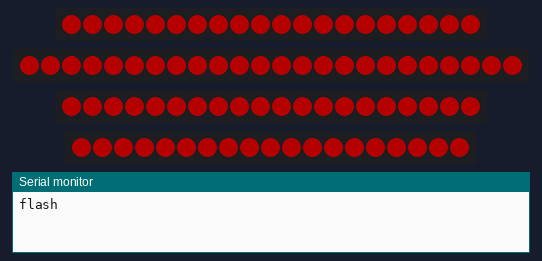
This sketch was run on a simulated Arduino Uno, built with avr-gcc and run on an emulated ATmega328P. On the bench: 2 × 20 RGB LEDs in strip order, left to right, 24 RGB LEDs in strip order, left to right, 19 RGB LEDs in strip order, left to right, the last lines printed to the serial monitor. Dim RGB values are drawn brighter than linear.

Above: at 3.23 s.
At 12.68 s:
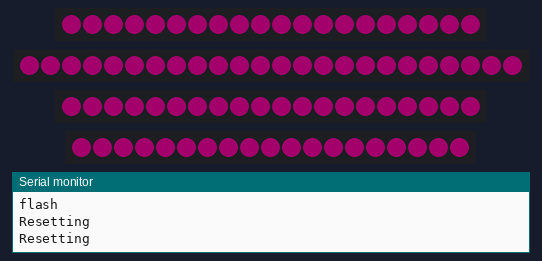
At 15.61 s:
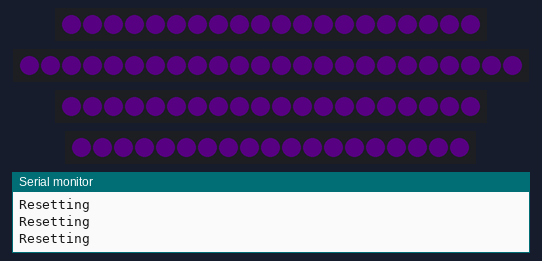
At 28.4 s:
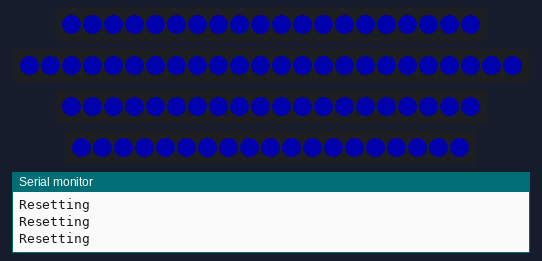

The sketch:

fastledtests.ino
```cpp
#include <FastLED.h>


#define NUM_LEDS_PART_A 20
#define NUM_LEDS_PART_B 24
#define NUM_LEDS_PART_C 20
#define NUM_LEDS_PART_D 19

#define NUM_LEDS (NUM_LEDS_PART_A + NUM_LEDS_PART_B + NUM_LEDS_PART_C + NUM_LEDS_PART_D)

#define BRIGHTNESS      64
CRGB strip1[NUM_LEDS_PART_A + NUM_LEDS_PART_B + NUM_LEDS_PART_C + NUM_LEDS_PART_D];

int n;
int i;
bool ascent;
bool flag;
bool doneBooping;

float timeSinceLastUpdate;
int currentIteration = 0;

void setup() {
  delay(3000);
  FastLED.addLeds<NEOPIXEL, 7>(strip1, 0, NUM_LEDS_PART_A);
  FastLED.addLeds<NEOPIXEL, 8>(strip1, NUM_LEDS_PART_A, NUM_LEDS_PART_B);
  FastLED.addLeds<NEOPIXEL, 9>(strip1, NUM_LEDS_PART_B, NUM_LEDS_PART_C);
  FastLED.addLeds<NEOPIXEL, 10>(strip1, NUM_LEDS_PART_C, NUM_LEDS_PART_D);
  Serial.begin(9600);
  FastLED.setBrightness(BRIGHTNESS);

}

void loop() {

  for (n = 0; n < NUM_LEDS; n++) {
    if (millis() < 4500) {
      ScaredFlash(strip1[n], 25);
    }
    else if (doneBooping == false && millis() >= 6500) {
      BoopGraph(strip1[n]);
      //breatheOnOff(strip1[n], 20, 30, 20, 40, 80);
    }

    else if (millis() > 25000 && strip1[NUM_LEDS - 1].b < 200){
      strip1[n] += CRGB(0, 0, 5); //Change color to not necessarily pure blue
    }

    else if (millis() > 30000){
      strip1[n] = CRGB::Black;
    }
  }
  if (millis() < 4500) {
    delay(150);
    Serial.println("flash");
    float timeSinceLastUpdate = millis();
  }
  else if (millis() >= 4500) {
    delay(80);
    //Serial.println("breathe");
  }
  FastLED.show();
}

void fadeIn(CRGB& led, int fadeOnRate, int clrR, int clrG, int clrB) {
  int onR = map(clrR, 0, 255, 0, fadeOnRate);
  int onG = map(clrG, 0, 255, 0, fadeOnRate);
  int onB = map(clrB, 0, 255, 0, fadeOnRate);

  if ((led.r + led.g + led.b) == 0) {
    ascent = true;
  }
  if (led.r >= 255 or led.g >= 255 or led.b >= 255) {
    ascent = false;
  }

  if (ascent == true) {
    led += CRGB(onR, onG, onB);
  }
}

void breatheOnOff(CRGB& led, int fadeOnRate, int fadeOffRate, int clrR, int clrG, int clrB) {
  int onR = map(clrR, 0, 250, 0, fadeOnRate);
  int onG = map(clrG, 0, 250, 0, fadeOnRate);
  int onB = map(clrB, 0, 250, 0, fadeOnRate);

  int offR = map(clrR, 0, 250, 0, fadeOffRate);
  int offG = map(clrG, 0, 250, 0, fadeOffRate);
  int offB = map(clrB, 0, 250, 0, fadeOffRate);

  if ((led.r + led.g + led.b) == 0) {
    ascent = true;

  }
  if (led.r >= 250 or led.g >= 250 or led.b >= 250) {
    ascent = false;
    flag = true;
  }

  if (ascent == true) {
    led += CRGB(onR, onG, onB);
  }

  if (ascent == false) {
    led -= CRGB(offR, offG, offB);
  }
}

void ScaredFlash(CRGB& led, int rate) {
  if (led.r > 25) {
    led = CRGB::Black;
  }
  else if (led == CRGB(0, 0, 0)) {
    led = CRGB::Red;
  }
}

void BoopGraph(CRGB& led) {
  int colorarray[] = {250, 0, 0,
                      200, 0, 50,
                      150, 0, 100,
                      100, 0, 150,
                      50,  0, 200,
                      0,   0, 250};

  float currentInterval = millis() - timeSinceLastUpdate;
  if (currentIteration == 6){
    doneBooping = true;
  }

  if (currentInterval >= 1000){
      breatheOnOff(led, 40, 40, colorarray[currentIteration * 3], colorarray[currentIteration * 3 + 1], colorarray[currentIteration * 3 + 2]); //change colors to go slowly from red to blue
  }

  if (n == (NUM_LEDS - 1)) {
    if (flag == true && (led.r + led.g + led.b) == 0){
      timeSinceLastUpdate = millis(); //Reset the delay timer
      flag = false;
      Serial.println("Resetting");
      currentIteration++;
    }
  }
}
```

Measured:
- what the display in image 3 shows lasts 1.7 s, from 28.4 s to 30.1 s
